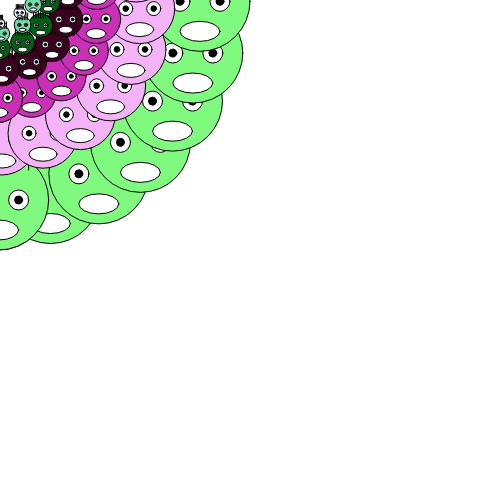
Frame 1 (no input)
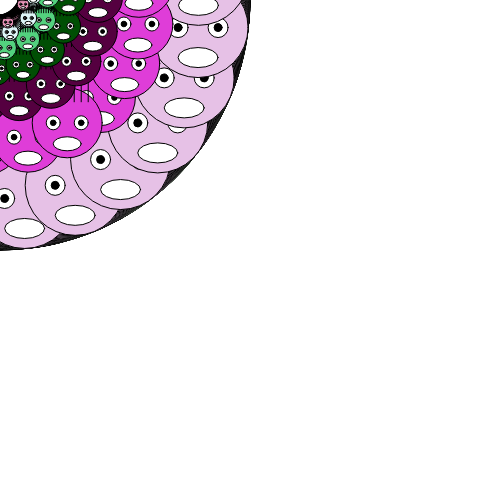
Frame 60 (no input)
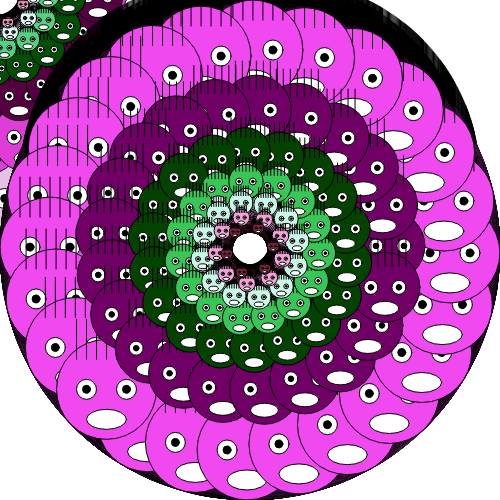
Frame 120 (the mouse pressed at the canvas centre since frame 60)

The p5.js sketch that drew these frames (run headless with seeded random() and noise() and a simulated clock; from frame 60 on, the mouse is pressed at the canvas centre):

// p5.js sketch
// ── sketch.js
// 函数setup() : 准备阶段
function setup() {
	// 创建画布，宽度640像素，高度480像素
	// 画布的坐标系统为，左上角坐标为（0，0），
	// x方向水平向右，y方向垂直向下，单位像素
	createCanvas(500,500);
}

// 函数draw()：作画阶段
function draw() {	
	var msecs = millis();
	var secs = msecs/1000;
	var radius = 200;
	var cnt = 0;
	var factor = -1;
	while(radius >20)
	{
		var r,g,b;
		r = 125*sin(secs+1.234234*cnt) + 125;
		g = 125*cos(secs+1.112347*cnt) + 125;
		b = 125*sin(secs+1.323437*cnt) + 125;
		drawConfuseFaceRing(
			mouseX,mouseY,
			radius,
			24-cnt*3,
			0.4*secs*(1+cnt)*factor,
			r,g,b);

		// 每一次改变符号
		factor *= -1;

		// 改变radius的值，
		// 让循环有退出的情况
		radius *= 0.7;

		cnt ++;
		if(cnt>10000)
		{
			break;
		}
	}
	
}

function drawConfuseFaceRing(
	centerX, centerY, 
	radius, 
	count, 
	thetaOffset,
	r,g,b)
{
	var theta = 0;
	var cnt = 0;
	while(theta<TWO_PI)
	{
		var x = sin(theta + thetaOffset) * radius;
		var y = cos(theta + thetaOffset) * radius;

		drawConfuseFace(
			centerX+x,centerY+y,
			radius*0.5,
			0.4,
			0.2,
			0.2,
			r,g,b);

		theta += TWO_PI/count;	
		// 预防死循环
		cnt ++;
		if(cnt>1000)
		{
			break;
		}
	}
}

// 画懵逼脸
function drawConfuseFace(
	posX, posY,  // 脸部中心位置
	faceSize,  // 脸部尺寸
	scaleMouth,  // 嘴巴尺度比例，相对于脸部尺寸
	scaleLEye,  // 左眼尺度比例， 相对于脸部尺寸
	scaleREye,
	r,g,b) // 右眼尺度比例， 相对于脸部尺寸
{
	//  -------------- 1 画脸 --------------- 
	fill(r,g,b);// 填充白色
	ellipse(posX,posY,faceSize,faceSize);// 圆圈
	
	//  -------------- 2 画眼睛 --------------- 
	// 2.1 计算眼睛相对于脸中心点的偏移量
	var EyeOffsetX = 0.2 * faceSize; // 眼睛横向偏移量为脸部尺寸的0.2倍
	var EyeOffsetY = 0 * faceSize; // 眼睛纵向偏移量为脸部尺寸的0倍

	// 2.2 计算眼睛尺寸
	// 左右眼尺寸
	var LEyeSize = faceSize * scaleLEye; 
	var REyeSize = faceSize * scaleREye;
	// 左右眼珠尺寸
	var LIrisSize = LEyeSize * 0.4;
	var RIrisSize = REyeSize * 0.4;
	
	// 2.2 画出左眼	
	fill(255);// 填充白色
	ellipse(
		posX-EyeOffsetX, // 脸的中心位置向左偏移EyeOffsetX
		posY+EyeOffsetY, // 脸的中心位置向下偏移EyeOffsetY
		LEyeSize,
		LEyeSize);
	
	// 2.3 画出右眼	
	fill(255);// 填充白色
	ellipse(
		posX+EyeOffsetX,
		posY+EyeOffsetY,
		REyeSize,
		REyeSize); 	
	
	// 5 左眼珠
	fill(0);// 填充黑色	
	ellipse(
		posX-EyeOffsetX, // 位置与左眼一样
		posY+EyeOffsetY,
		LIrisSize, // 尺寸则采用比左眼小的尺寸
		LIrisSize);
	
	// 6 右眼珠
	fill(0);// 填充黑色	
	ellipse(
		posX+EyeOffsetX,
		posY+EyeOffsetY,
		RIrisSize,
		RIrisSize);	
	
	//  -------------- 3 画嘴巴 ---------------
	// 3.1 计算嘴巴相对于脸部中心位置的偏移量
	var MouthOffsetX = 0.0;
	var MouthOffsetY = 0.3*faceSize;

	// 3.2 计算嘴巴尺寸
	var MouthWidth = faceSize * scaleMouth;
	var MouthHeight = MouthWidth/2.0;
	
	// 3.3 画出嘴巴
	fill(255); // 填充白色
	ellipse(
		posX + MouthOffsetX,
		posY + MouthOffsetY,
		MouthWidth,
		MouthHeight);	
	
	//  -------------- 4 画头发 --------------- 	
	var offsetX01 = -0.3;
	// while(bool Condition){}:
	// 当条件满足时，就执行{}内容，然后再判断()的条件
	var count = 0;
	while(offsetX01<0.4) 
	{
		drawOneHair(posX,posY,faceSize,offsetX01);
		// 警戒：必须要让while()括号中的条件会变成false
		offsetX01 += 0.1; // += 运算符用途：A+=B 等价于 A=A+B;

		if(count>99999)
		{
			break;
		}
		count ++;
	}	
}

// 绘制一根头发
function drawOneHair(
	faceX,faceY, // 脸的中心位置
	faceSize, // 脸的尺寸
	offsetXOnFaceSize) // 头发X坐标的的偏移量，以脸部尺寸为单位尺寸
{
	// ------------- 1 计算尺寸和位置 ---------//
	// 头发相对脸部中心的Y偏移量
	var HairOffsetY = faceSize * 0.3;	
	// 计算X偏移量
	var offsetX = offsetXOnFaceSize * faceSize;
	// 头发长度
	var HairLength = faceSize * 0.4;

	// --------------- 2 画头发 ---------------//
	line(
		faceX + offsetX,
		faceY - HairOffsetY,
		faceX + offsetX,
		faceY - (HairOffsetY + HairLength) );
}
